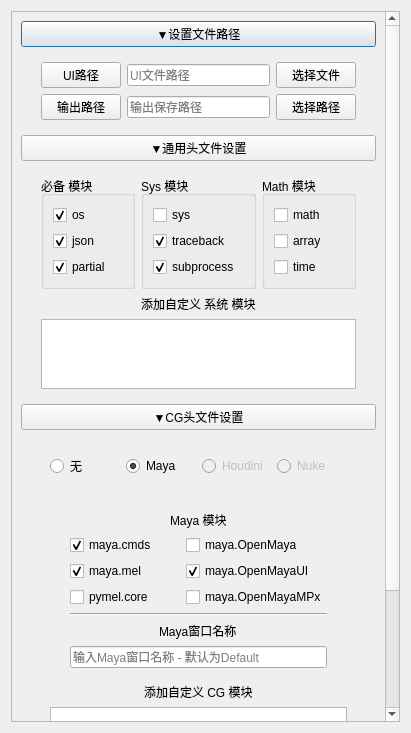
<?xml version="1.0" encoding="UTF-8"?>
<ui version="4.0">
 <class>ui2CG</class>
 <widget class="QDialog" name="ui2CG">
  <property name="geometry">
   <rect>
    <x>0</x>
    <y>0</y>
    <width>411</width>
    <height>733</height>
   </rect>
  </property>
  <property name="acceptDrops">
   <bool>false</bool>
  </property>
  <property name="windowTitle">
   <string>UI2CG - FXTD-odyssey</string>
  </property>
  <layout class="QVBoxLayout" name="verticalLayout_10">
   <item>
    <widget class="QScrollArea" name="scrollArea">
     <property name="widgetResizable">
      <bool>true</bool>
     </property>
     <widget class="QWidget" name="scrollAreaWidgetContents">
      <property name="geometry">
       <rect>
        <x>0</x>
        <y>0</y>
        <width>374</width>
        <height>786</height>
       </rect>
      </property>
      <layout class="QVBoxLayout" name="verticalLayout_2">
       <item>
        <widget class="QPushButton" name="Path_Toggle">
         <property name="text">
          <string>▼设置文件路径</string>
         </property>
        </widget>
       </item>
       <item>
        <widget class="QWidget" name="Path_Layout" native="true">
         <layout class="QVBoxLayout" name="Path_Toggle_2">
          <property name="spacing">
           <number>6</number>
          </property>
          <property name="leftMargin">
           <number>20</number>
          </property>
          <property name="topMargin">
           <number>9</number>
          </property>
          <property name="rightMargin">
           <number>20</number>
          </property>
          <property name="bottomMargin">
           <number>9</number>
          </property>
          <item>
           <layout class="QHBoxLayout" name="horizontalLayout">
            <item>
             <widget class="QPushButton" name="UI_Path_BTN">
              <property name="text">
               <string>UI路径</string>
              </property>
              <property name="checkable">
               <bool>false</bool>
              </property>
              <property name="autoExclusive">
               <bool>false</bool>
              </property>
              <property name="flat">
               <bool>false</bool>
              </property>
             </widget>
            </item>
            <item>
             <widget class="QLineEdit" name="UI_Line_Text">
              <property name="placeholderText">
               <string>UI文件路径</string>
              </property>
             </widget>
            </item>
            <item>
             <widget class="QPushButton" name="Pick_UI_BTN">
              <property name="text">
               <string>选择文件</string>
              </property>
              <property name="checkable">
               <bool>false</bool>
              </property>
              <property name="autoExclusive">
               <bool>false</bool>
              </property>
              <property name="flat">
               <bool>false</bool>
              </property>
             </widget>
            </item>
           </layout>
          </item>
          <item>
           <layout class="QHBoxLayout" name="horizontalLayout_2">
            <item>
             <widget class="QPushButton" name="PY_Path_BTN">
              <property name="text">
               <string>输出路径</string>
              </property>
              <property name="checkable">
               <bool>false</bool>
              </property>
              <property name="autoExclusive">
               <bool>false</bool>
              </property>
              <property name="flat">
               <bool>false</bool>
              </property>
             </widget>
            </item>
            <item>
             <widget class="QLineEdit" name="Py_Line_Text">
              <property name="placeholderText">
               <string>输出保存路径</string>
              </property>
             </widget>
            </item>
            <item>
             <widget class="QPushButton" name="Pick_Py_BTN">
              <property name="text">
               <string>选择路径</string>
              </property>
             </widget>
            </item>
           </layout>
          </item>
         </layout>
        </widget>
       </item>
       <item>
        <widget class="QPushButton" name="RequireHeader_Toggle">
         <property name="text">
          <string>▼通用头文件设置</string>
         </property>
        </widget>
       </item>
       <item>
        <widget class="QWidget" name="RequireHeader_Layout" native="true">
         <layout class="QGridLayout" name="gridLayout_2">
          <property name="leftMargin">
           <number>20</number>
          </property>
          <property name="topMargin">
           <number>9</number>
          </property>
          <property name="rightMargin">
           <number>20</number>
          </property>
          <property name="bottomMargin">
           <number>9</number>
          </property>
          <item row="1" column="1">
           <widget class="QLabel" name="label_2">
            <property name="text">
             <string>添加自定义 系统 模块</string>
            </property>
           </widget>
          </item>
          <item row="2" column="0" colspan="3">
           <widget class="QPlainTextEdit" name="RequireHeader_PTE"/>
          </item>
          <item row="0" column="0">
           <widget class="QGroupBox" name="groupBox">
            <property name="title">
             <string>必备 模块</string>
            </property>
            <layout class="QVBoxLayout" name="verticalLayout_7">
             <item>
              <widget class="QCheckBox" name="OS_CB">
               <property name="text">
                <string>os</string>
               </property>
               <property name="checked">
                <bool>true</bool>
               </property>
              </widget>
             </item>
             <item>
              <widget class="QCheckBox" name="JSON_CB">
               <property name="text">
                <string>json</string>
               </property>
               <property name="checked">
                <bool>true</bool>
               </property>
              </widget>
             </item>
             <item>
              <widget class="QCheckBox" name="Partial_CB">
               <property name="text">
                <string>partial</string>
               </property>
               <property name="checked">
                <bool>true</bool>
               </property>
              </widget>
             </item>
            </layout>
           </widget>
          </item>
          <item row="0" column="1">
           <widget class="QGroupBox" name="groupBox_2">
            <property name="title">
             <string>Sys 模块</string>
            </property>
            <layout class="QVBoxLayout" name="verticalLayout_8">
             <item>
              <widget class="QCheckBox" name="SYS_CB">
               <property name="text">
                <string>sys</string>
               </property>
              </widget>
             </item>
             <item>
              <widget class="QCheckBox" name="Traceback_CB">
               <property name="text">
                <string>traceback</string>
               </property>
               <property name="checked">
                <bool>true</bool>
               </property>
              </widget>
             </item>
             <item>
              <widget class="QCheckBox" name="Subprocess_CB">
               <property name="text">
                <string>subprocess</string>
               </property>
               <property name="checked">
                <bool>true</bool>
               </property>
              </widget>
             </item>
            </layout>
           </widget>
          </item>
          <item row="0" column="2">
           <widget class="QGroupBox" name="groupBox_3">
            <property name="title">
             <string>Math 模块</string>
            </property>
            <layout class="QVBoxLayout" name="verticalLayout_9">
             <item>
              <widget class="QCheckBox" name="Math_CB">
               <property name="text">
                <string>math</string>
               </property>
              </widget>
             </item>
             <item>
              <widget class="QCheckBox" name="Array_CB">
               <property name="text">
                <string>array</string>
               </property>
              </widget>
             </item>
             <item>
              <widget class="QCheckBox" name="Time_CB">
               <property name="text">
                <string>time</string>
               </property>
              </widget>
             </item>
            </layout>
           </widget>
          </item>
         </layout>
        </widget>
       </item>
       <item>
        <widget class="QPushButton" name="CGHeader_Toggle">
         <property name="text">
          <string>▼CG头文件设置</string>
         </property>
         <property name="checkable">
          <bool>true</bool>
         </property>
        </widget>
       </item>
       <item>
        <widget class="QWidget" name="CGHeader_Layout" native="true">
         <layout class="QVBoxLayout" name="verticalLayout_3">
          <property name="leftMargin">
           <number>20</number>
          </property>
          <property name="topMargin">
           <number>9</number>
          </property>
          <property name="rightMargin">
           <number>20</number>
          </property>
          <property name="bottomMargin">
           <number>9</number>
          </property>
          <item>
           <widget class="QWidget" name="CGRadioBTN_Layout" native="true">
            <layout class="QHBoxLayout" name="horizontalLayout_3">
             <item>
              <widget class="QRadioButton" name="None_RB">
               <property name="text">
                <string>无</string>
               </property>
               <property name="checked">
                <bool>false</bool>
               </property>
              </widget>
             </item>
             <item>
              <widget class="QRadioButton" name="Maya_RB">
               <property name="text">
                <string>Maya</string>
               </property>
               <property name="checked">
                <bool>true</bool>
               </property>
              </widget>
             </item>
             <item>
              <widget class="QRadioButton" name="Houdini_RB">
               <property name="enabled">
                <bool>false</bool>
               </property>
               <property name="text">
                <string>Houdini</string>
               </property>
              </widget>
             </item>
             <item>
              <widget class="QRadioButton" name="NUKE_RB">
               <property name="enabled">
                <bool>false</bool>
               </property>
               <property name="text">
                <string>Nuke</string>
               </property>
              </widget>
             </item>
            </layout>
           </widget>
          </item>
          <item>
           <widget class="QWidget" name="gridWidget" native="true">
            <property name="enabled">
             <bool>true</bool>
            </property>
            <layout class="QGridLayout" name="gridLayout">
             <item row="1" column="0" alignment="Qt::AlignHCenter">
              <widget class="QLabel" name="label">
               <property name="enabled">
                <bool>true</bool>
               </property>
               <property name="text">
                <string>添加自定义 CG 模块</string>
               </property>
              </widget>
             </item>
             <item row="2" column="0">
              <widget class="QPlainTextEdit" name="CGHeader_PTE">
               <property name="enabled">
                <bool>true</bool>
               </property>
              </widget>
             </item>
             <item row="0" column="0">
              <widget class="QWidget" name="Maya_Layout" native="true">
               <property name="enabled">
                <bool>true</bool>
               </property>
               <layout class="QGridLayout" name="gridLayout_3">
                <property name="leftMargin">
                 <number>20</number>
                </property>
                <property name="topMargin">
                 <number>9</number>
                </property>
                <property name="rightMargin">
                 <number>20</number>
                </property>
                <property name="bottomMargin">
                 <number>9</number>
                </property>
                <item row="5" column="0" colspan="2" alignment="Qt::AlignHCenter">
                 <widget class="QLabel" name="label_3">
                  <property name="text">
                   <string>Maya窗口名称</string>
                  </property>
                 </widget>
                </item>
                <item row="1" column="1">
                 <widget class="QCheckBox" name="OpenMaya_CB">
                  <property name="text">
                   <string>maya.OpenMaya</string>
                  </property>
                 </widget>
                </item>
                <item row="2" column="1">
                 <widget class="QCheckBox" name="OpenMayaUI_CB">
                  <property name="font">
                   <font>
                    <weight>50</weight>
                    <bold>false</bold>
                   </font>
                  </property>
                  <property name="text">
                   <string>maya.OpenMayaUI</string>
                  </property>
                  <property name="checked">
                   <bool>true</bool>
                  </property>
                 </widget>
                </item>
                <item row="2" column="0">
                 <widget class="QCheckBox" name="Mel_CB">
                  <property name="font">
                   <font>
                    <weight>50</weight>
                    <bold>false</bold>
                   </font>
                  </property>
                  <property name="text">
                   <string>maya.mel</string>
                  </property>
                  <property name="checked">
                   <bool>true</bool>
                  </property>
                 </widget>
                </item>
                <item row="1" column="0">
                 <widget class="QCheckBox" name="Cmds_CB">
                  <property name="font">
                   <font>
                    <weight>50</weight>
                    <bold>false</bold>
                   </font>
                  </property>
                  <property name="text">
                   <string>maya.cmds</string>
                  </property>
                  <property name="checked">
                   <bool>true</bool>
                  </property>
                 </widget>
                </item>
                <item row="3" column="0">
                 <widget class="QCheckBox" name="PyMel_CB">
                  <property name="text">
                   <string>pymel.core</string>
                  </property>
                 </widget>
                </item>
                <item row="3" column="1">
                 <widget class="QCheckBox" name="OpenMayaMPx_CB">
                  <property name="text">
                   <string>maya.OpenMayaMPx</string>
                  </property>
                 </widget>
                </item>
                <item row="6" column="0" colspan="2">
                 <widget class="QLineEdit" name="MayaWin_LE">
                  <property name="placeholderText">
                   <string>输入Maya窗口名称 - 默认为Default</string>
                  </property>
                 </widget>
                </item>
                <item row="4" column="0" colspan="2">
                 <widget class="Line" name="line">
                  <property name="orientation">
                   <enum>Qt::Horizontal</enum>
                  </property>
                 </widget>
                </item>
                <item row="0" column="0" colspan="2" alignment="Qt::AlignHCenter">
                 <widget class="QLabel" name="label_4">
                  <property name="text">
                   <string>Maya 模块</string>
                  </property>
                 </widget>
                </item>
               </layout>
              </widget>
             </item>
            </layout>
           </widget>
          </item>
         </layout>
        </widget>
       </item>
       <item>
        <widget class="QPushButton" name="Preview_BTN">
         <property name="text">
          <string>预览</string>
         </property>
        </widget>
       </item>
       <item>
        <widget class="QPushButton" name="Execute_BTN">
         <property name="text">
          <string>一键生成</string>
         </property>
        </widget>
       </item>
       <item>
        <spacer name="verticalSpacer_2">
         <property name="orientation">
          <enum>Qt::Vertical</enum>
         </property>
         <property name="sizeHint" stdset="0">
          <size>
           <width>20</width>
           <height>40</height>
          </size>
         </property>
        </spacer>
       </item>
       <item>
        <spacer name="verticalSpacer">
         <property name="orientation">
          <enum>Qt::Vertical</enum>
         </property>
         <property name="sizeHint" stdset="0">
          <size>
           <width>198</width>
           <height>34</height>
          </size>
         </property>
        </spacer>
       </item>
      </layout>
     </widget>
    </widget>
   </item>
  </layout>
 </widget>
 <resources/>
 <connections>
  <connection>
   <sender>Maya_RB</sender>
   <signal>clicked(bool)</signal>
   <receiver>gridWidget</receiver>
   <slot>setEnabled(bool)</slot>
   <hints>
    <hint type="sourcelabel">
     <x>140</x>
     <y>422</y>
    </hint>
    <hint type="destinationlabel">
     <x>62</x>
     <y>560</y>
    </hint>
   </hints>
  </connection>
  <connection>
   <sender>None_RB</sender>
   <signal>clicked(bool)</signal>
   <receiver>gridWidget</receiver>
   <slot>setDisabled(bool)</slot>
   <hints>
    <hint type="sourcelabel">
     <x>68</x>
     <y>425</y>
    </hint>
    <hint type="destinationlabel">
     <x>48</x>
     <y>559</y>
    </hint>
   </hints>
  </connection>
 </connections>
</ui>
